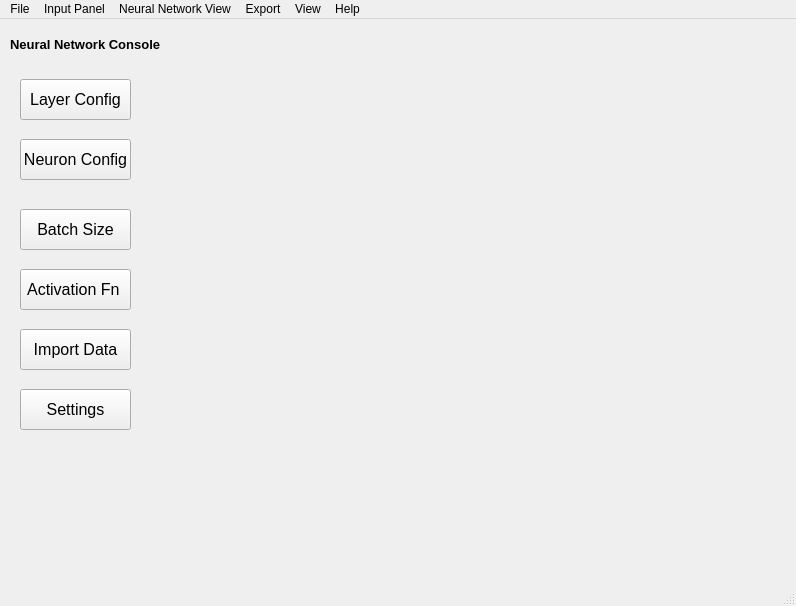
<?xml version="1.0" encoding="UTF-8"?>
<ui version="4.0">
 <class>MainWindow</class>
 <widget class="QMainWindow" name="MainWindow">
  <property name="geometry">
   <rect>
    <x>0</x>
    <y>0</y>
    <width>796</width>
    <height>606</height>
   </rect>
  </property>
  <property name="windowTitle">
   <string>MainWindow</string>
  </property>
  <widget class="QWidget" name="centralwidget">
   <widget class="QLabel" name="label">
    <property name="geometry">
     <rect>
      <x>10</x>
      <y>0</y>
      <width>151</width>
      <height>51</height>
     </rect>
    </property>
    <property name="font">
     <font>
      <family>Arial</family>
      <pointsize>10</pointsize>
      <weight>75</weight>
      <bold>true</bold>
     </font>
    </property>
    <property name="text">
     <string>Neural Network Console</string>
    </property>
   </widget>
   <widget class="QPushButton" name="Layer_Config">
    <property name="geometry">
     <rect>
      <x>20</x>
      <y>60</y>
      <width>111</width>
      <height>41</height>
     </rect>
    </property>
    <property name="font">
     <font>
      <pointsize>12</pointsize>
     </font>
    </property>
    <property name="text">
     <string>Layer Config</string>
    </property>
   </widget>
   <widget class="QPushButton" name="Activation_Fn">
    <property name="geometry">
     <rect>
      <x>20</x>
      <y>250</y>
      <width>111</width>
      <height>41</height>
     </rect>
    </property>
    <property name="font">
     <font>
      <pointsize>12</pointsize>
     </font>
    </property>
    <property name="text">
     <string>Activation Fn </string>
    </property>
   </widget>
   <widget class="QPushButton" name="Batch_Size">
    <property name="geometry">
     <rect>
      <x>20</x>
      <y>190</y>
      <width>111</width>
      <height>41</height>
     </rect>
    </property>
    <property name="font">
     <font>
      <pointsize>12</pointsize>
     </font>
    </property>
    <property name="text">
     <string>Batch Size</string>
    </property>
   </widget>
   <widget class="QPushButton" name="Neuron_Config">
    <property name="geometry">
     <rect>
      <x>20</x>
      <y>120</y>
      <width>111</width>
      <height>41</height>
     </rect>
    </property>
    <property name="font">
     <font>
      <pointsize>12</pointsize>
     </font>
    </property>
    <property name="text">
     <string>Neuron Config</string>
    </property>
   </widget>
   <widget class="QPushButton" name="Import_Data">
    <property name="geometry">
     <rect>
      <x>20</x>
      <y>310</y>
      <width>111</width>
      <height>41</height>
     </rect>
    </property>
    <property name="font">
     <font>
      <pointsize>12</pointsize>
     </font>
    </property>
    <property name="text">
     <string>Import Data</string>
    </property>
   </widget>
   <widget class="QPushButton" name="Settings">
    <property name="geometry">
     <rect>
      <x>20</x>
      <y>370</y>
      <width>111</width>
      <height>41</height>
     </rect>
    </property>
    <property name="font">
     <font>
      <pointsize>12</pointsize>
     </font>
    </property>
    <property name="text">
     <string>Settings</string>
    </property>
   </widget>
  </widget>
  <widget class="QMenuBar" name="menubar">
   <property name="geometry">
    <rect>
     <x>0</x>
     <y>0</y>
     <width>796</width>
     <height>22</height>
    </rect>
   </property>
   <widget class="QMenu" name="menuInput_Panel">
    <property name="title">
     <string>Input Panel</string>
    </property>
   </widget>
   <widget class="QMenu" name="menuProcessing_Panel">
    <property name="title">
     <string>Neural Network View</string>
    </property>
   </widget>
   <widget class="QMenu" name="menuExport">
    <property name="title">
     <string>Export</string>
    </property>
   </widget>
   <widget class="QMenu" name="menuView">
    <property name="title">
     <string>View</string>
    </property>
   </widget>
   <widget class="QMenu" name="menuFile">
    <property name="title">
     <string>File</string>
    </property>
    <addaction name="actionOPEN"/>
    <addaction name="actionSave"/>
    <addaction name="separator"/>
    <addaction name="actionImport"/>
    <addaction name="actionExport"/>
    <addaction name="separator"/>
    <addaction name="actionHelp"/>
    <addaction name="actionSettings"/>
    <addaction name="separator"/>
    <addaction name="actionQuit"/>
   </widget>
   <widget class="QMenu" name="menuHelp">
    <property name="title">
     <string>Help</string>
    </property>
   </widget>
   <addaction name="menuFile"/>
   <addaction name="menuInput_Panel"/>
   <addaction name="menuProcessing_Panel"/>
   <addaction name="menuExport"/>
   <addaction name="menuView"/>
   <addaction name="menuHelp"/>
  </widget>
  <widget class="QStatusBar" name="statusbar"/>
  <action name="actionOPEN">
   <property name="text">
    <string>Open</string>
   </property>
  </action>
  <action name="actionSave">
   <property name="text">
    <string>Save</string>
   </property>
  </action>
  <action name="actionImport">
   <property name="text">
    <string>Import</string>
   </property>
  </action>
  <action name="actionExport">
   <property name="text">
    <string>Export</string>
   </property>
  </action>
  <action name="actionHelp">
   <property name="text">
    <string>Help</string>
   </property>
  </action>
  <action name="actionSettings">
   <property name="text">
    <string>Settings</string>
   </property>
  </action>
  <action name="actionQuit">
   <property name="text">
    <string>Quit</string>
   </property>
  </action>
 </widget>
 <resources/>
 <connections/>
</ui>
